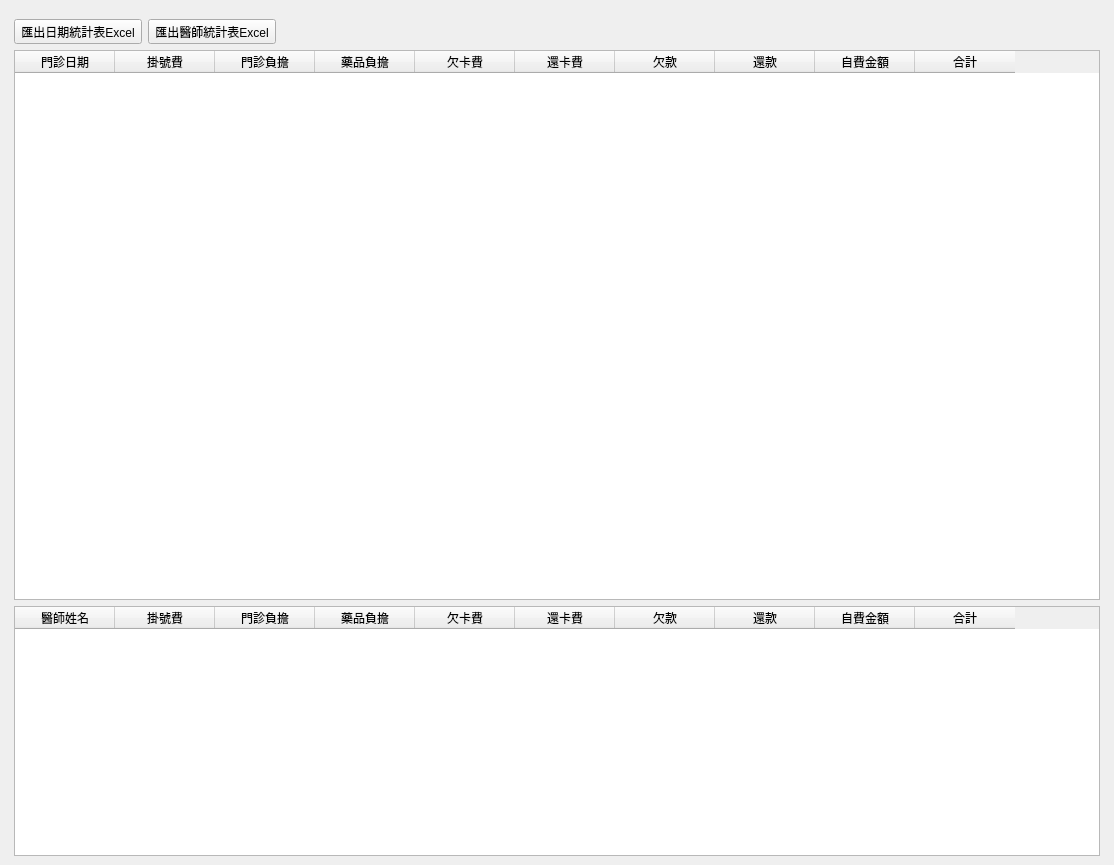
<?xml version="1.0" encoding="UTF-8"?>
<ui version="4.0">
 <class>WindowStatisticsDoctorIncome</class>
 <widget class="QMainWindow" name="WindowStatisticsDoctorIncome">
  <property name="geometry">
   <rect>
    <x>0</x>
    <y>0</y>
    <width>1114</width>
    <height>865</height>
   </rect>
  </property>
  <property name="windowTitle">
   <string>醫師收入統計</string>
  </property>
  <widget class="QWidget" name="centralwidget">
   <layout class="QHBoxLayout" name="horizontalLayout">
    <item>
     <layout class="QVBoxLayout" name="verticalLayout">
      <property name="leftMargin">
       <number>5</number>
      </property>
      <property name="topMargin">
       <number>10</number>
      </property>
      <property name="rightMargin">
       <number>5</number>
      </property>
      <item>
       <layout class="QVBoxLayout" name="verticalLayout_5">
        <item>
         <layout class="QHBoxLayout" name="horizontalLayout_income">
          <item>
           <layout class="QVBoxLayout" name="verticalLayout_2">
            <item>
             <layout class="QHBoxLayout" name="horizontalLayout_3">
              <item>
               <widget class="QToolButton" name="toolButton_export_date_excel">
                <property name="text">
                 <string>匯出日期統計表Excel</string>
                </property>
                <property name="icon">
                 <iconset>
                  <normaloff>../icons/document-export.svg</normaloff>../icons/document-export.svg</iconset>
                </property>
                <property name="toolButtonStyle">
                 <enum>Qt::ToolButtonTextBesideIcon</enum>
                </property>
               </widget>
              </item>
              <item>
               <widget class="QToolButton" name="toolButton_export_doctor_excel">
                <property name="text">
                 <string>匯出醫師統計表Excel</string>
                </property>
                <property name="icon">
                 <iconset>
                  <normaloff>../icons/document-export.svg</normaloff>../icons/document-export.svg</iconset>
                </property>
                <property name="toolButtonStyle">
                 <enum>Qt::ToolButtonTextBesideIcon</enum>
                </property>
               </widget>
              </item>
              <item>
               <spacer name="horizontalSpacer">
                <property name="orientation">
                 <enum>Qt::Horizontal</enum>
                </property>
                <property name="sizeHint" stdset="0">
                 <size>
                  <width>40</width>
                  <height>20</height>
                 </size>
                </property>
               </spacer>
              </item>
             </layout>
            </item>
            <item>
             <widget class="QTableWidget" name="tableWidget_doctor_income">
              <property name="editTriggers">
               <set>QAbstractItemView::NoEditTriggers</set>
              </property>
              <property name="selectionMode">
               <enum>QAbstractItemView::SingleSelection</enum>
              </property>
              <property name="selectionBehavior">
               <enum>QAbstractItemView::SelectRows</enum>
              </property>
              <column>
               <property name="text">
                <string>門診日期</string>
               </property>
              </column>
              <column>
               <property name="text">
                <string>掛號費</string>
               </property>
              </column>
              <column>
               <property name="text">
                <string>門診負擔</string>
               </property>
              </column>
              <column>
               <property name="text">
                <string>藥品負擔</string>
               </property>
              </column>
              <column>
               <property name="text">
                <string>欠卡費</string>
               </property>
              </column>
              <column>
               <property name="text">
                <string>還卡費</string>
               </property>
              </column>
              <column>
               <property name="text">
                <string>欠款</string>
               </property>
              </column>
              <column>
               <property name="text">
                <string>還款</string>
               </property>
              </column>
              <column>
               <property name="text">
                <string>自費金額</string>
               </property>
              </column>
              <column>
               <property name="text">
                <string>合計</string>
               </property>
              </column>
             </widget>
            </item>
            <item>
             <widget class="QTableWidget" name="tableWidget_doctor">
              <property name="maximumSize">
               <size>
                <width>16777215</width>
                <height>250</height>
               </size>
              </property>
              <property name="editTriggers">
               <set>QAbstractItemView::NoEditTriggers</set>
              </property>
              <property name="selectionMode">
               <enum>QAbstractItemView::SingleSelection</enum>
              </property>
              <property name="selectionBehavior">
               <enum>QAbstractItemView::SelectRows</enum>
              </property>
              <column>
               <property name="text">
                <string>醫師姓名</string>
               </property>
              </column>
              <column>
               <property name="text">
                <string>掛號費</string>
               </property>
              </column>
              <column>
               <property name="text">
                <string>門診負擔</string>
               </property>
              </column>
              <column>
               <property name="text">
                <string>藥品負擔</string>
               </property>
              </column>
              <column>
               <property name="text">
                <string>欠卡費</string>
               </property>
              </column>
              <column>
               <property name="text">
                <string>還卡費</string>
               </property>
              </column>
              <column>
               <property name="text">
                <string>欠款</string>
               </property>
              </column>
              <column>
               <property name="text">
                <string>還款</string>
               </property>
              </column>
              <column>
               <property name="text">
                <string>自費金額</string>
               </property>
              </column>
              <column>
               <property name="text">
                <string>合計</string>
               </property>
              </column>
             </widget>
            </item>
           </layout>
          </item>
          <item>
           <layout class="QVBoxLayout" name="verticalLayout_chart"/>
          </item>
         </layout>
        </item>
       </layout>
      </item>
     </layout>
    </item>
   </layout>
  </widget>
  <widget class="QMenuBar" name="menubar">
   <property name="geometry">
    <rect>
     <x>0</x>
     <y>0</y>
     <width>1114</width>
     <height>28</height>
    </rect>
   </property>
  </widget>
  <action name="action_export_excel">
   <property name="icon">
    <iconset>
     <normaloff>../icons/document-export.svg</normaloff>../icons/document-export.svg</iconset>
   </property>
   <property name="text">
    <string>匯出Excel</string>
   </property>
  </action>
 </widget>
 <resources/>
 <connections/>
</ui>
